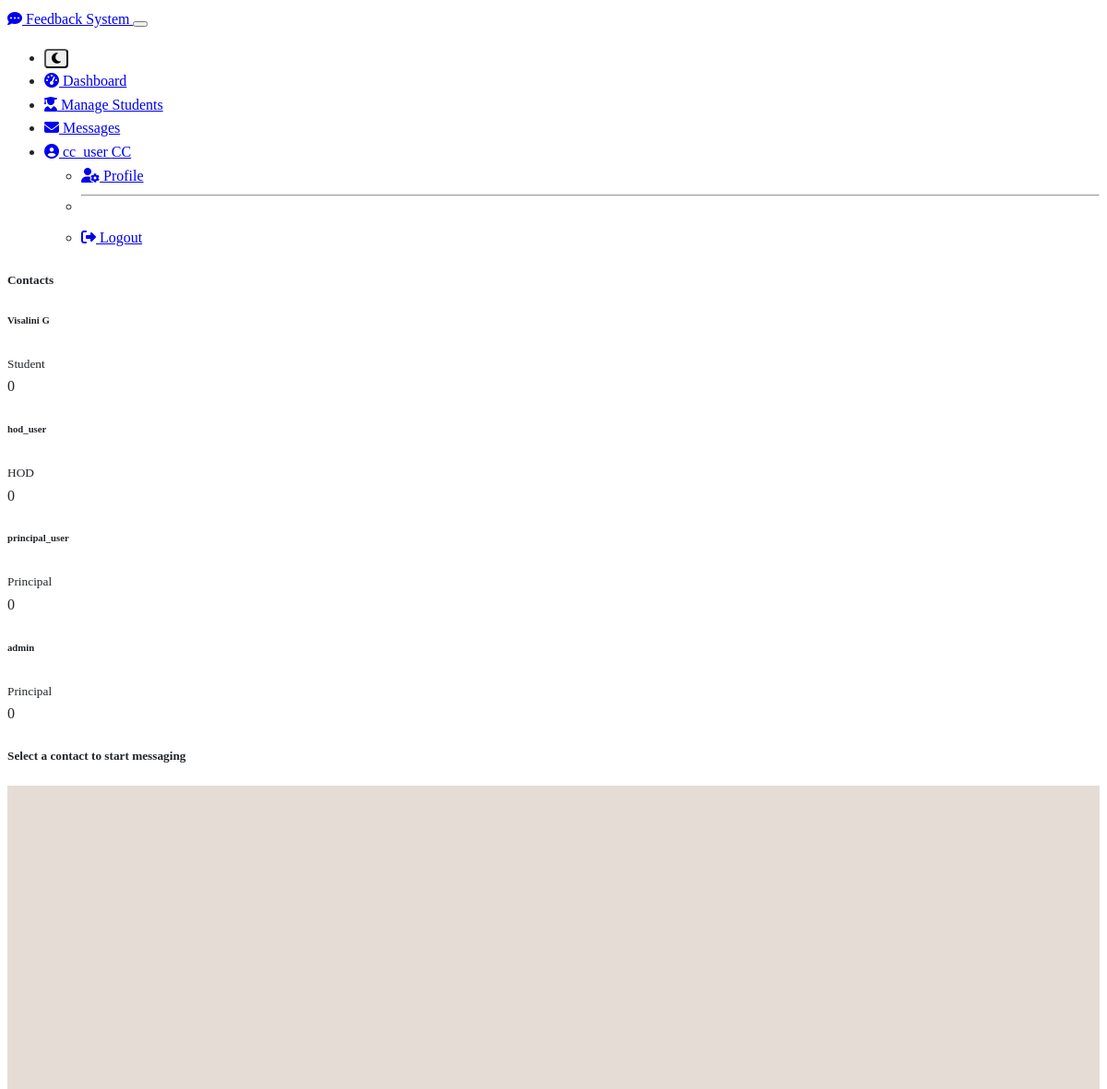
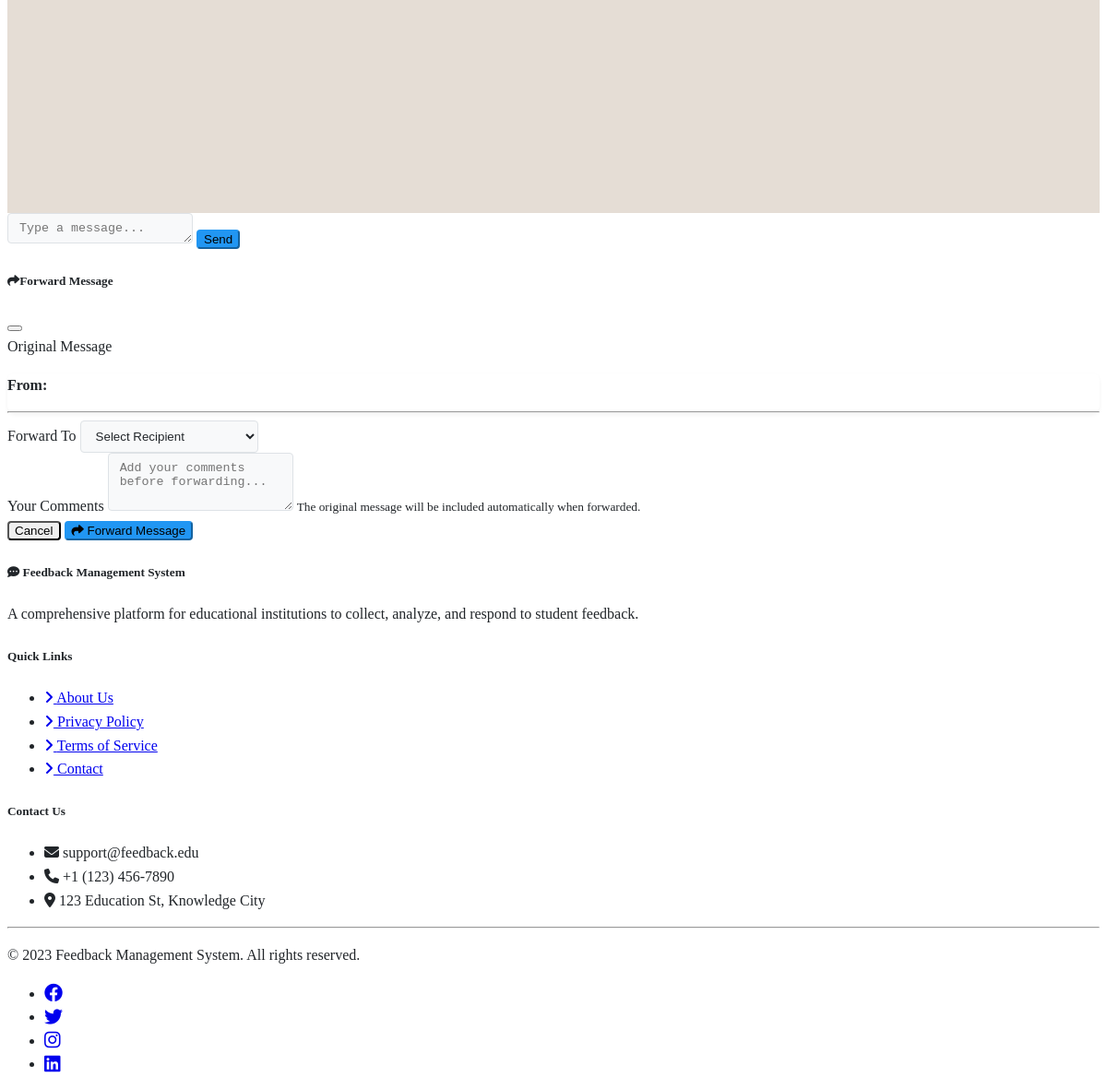
Page /direct_message (signed in) on the committed database (2 pictures, top to bottom).
### models.py (models this page shows, shortened)
class User(UserMixin, db.Model):
    __table_args__ = {'extend_existing': True}
    id = db.Column(db.Integer, primary_key=True)
    username = db.Column(db.String(64), unique=True, nullable=False)
    email = db.Column(db.String(120), unique=True, nullable=False)
    password_hash = db.Column(db.String(256), nullable=False)
    role = db.Column(db.String(20), nullable=False)
    date_joined = db.Column(db.DateTime, default=datetime.utcnow)
    roll_number = db.Column(db.String(20), unique=True, nullable=True)
    dob = db.Column(db.Date, nullable=True)
    address = db.Column(db.String(200), nullable=True)
    department = db.Column(db.String(100), nullable=True)
    submitted_feedback = db.relationship('Feedback', backref='student', lazy='dynamic',
                                         foreign_keys='Feedback.student_id')
    responses = db.relationship('Response', backref='staff', lazy='dynamic',
                                foreign_keys='Response.staff_id')
    def is_student(self):
        return self.role == ROLE_STUDENT
    def is_cc(self):
        return self.role == ROLE_CC
    def is_hod(self):
        return self.role == ROLE_HOD
    def is_principal(self):
        return self.role == ROLE_PRINCIPAL

### routes.py (the view, shortened to what this page needs)
@app.route('/direct_message', methods=['GET', 'POST'])
@login_required
def direct_message():
    received_messages = DirectMessage.query.filter_by(recipient_id=current_user.id).order_by(DirectMessage.sent_date.desc()).all()
    sent_messages = DirectMessage.query.filter_by(sender_id=current_user.id).order_by(DirectMessage.sent_date.desc()).all()
    if current_user.is_student():
        recipients = User.query.filter(
            or_(
                and_(User.role.in_([ROLE_CC, ROLE_HOD]), User.department == current_user.department),
                User.role == ROLE_PRINCIPAL  # Direct access to principal regardless of department
            )
        ).all()
    else:
        recipients = User.query.filter(
            or_(
                and_(User.role == ROLE_STUDENT, User.department == current_user.department),
                and_(User.role.in_([ROLE_CC, ROLE_HOD, ROLE_PRINCIPAL]), User.id != current_user.id)
            )
        ).all()
    return render_template('direct_messages.html',
                          received_messages=received_messages,
                          sent_messages=sent_messages,
                          recipients=recipients)

### templates/direct_messages.html (shortened to what this page needs)
{% extends 'layout.html' %}
{% block content %}
<div class="container-fluid h-100">
    <div class="row h-100">
        <div class="col-md-4 col-lg-3 border-end p-0 bg-light">
            <div class="p-3 bg-dark text-white border-bottom">
                <h5 class="mb-0">Contacts</h5>
            </div>
            <div class="contacts-list overflow-auto">
                {% for recipient in recipients %}
                <div class="contact-item p-3 border-bottom hover-bg-light {% if selected_user_id == recipient.id %}active{% endif %}"
                     onclick="loadConversation('{{ recipient.id }}', '{{ recipient.username }}')">
                    <div class="d-flex justify-content-between align-items-center">
                        <div>
                            <h6 class="mb-0 text-dark">{{ recipient.username }}</h6>
                            <small class="text-muted">
                                {% if recipient.is_student() %}
                                    <span class="badge bg-primary">Student</span>
                                {% elif recipient.is_cc() %}
                                    <span class="badge bg-info">CC</span>
                                {% elif recipient.is_hod() %}
                                    <span class="badge bg-warning">HOD</span>
                                {% elif recipient.is_principal() %}
                                    <span class="badge bg-danger">Principal</span>
                                {% endif %}
                            </small>
                        </div>
                        <div id="unread-badge-{{ recipient.id }}" class="badge bg-primary d-none">0</div>
                    </div>
                </div>
                {% endfor %}
            </div>
        </div>
        <div class="col-md-8 col-lg-9 p-0 d-flex flex-column bg-white">
            <div id="chatArea" class="flex-grow-1">
                <div class="p-3 bg-dark text-white border-bottom" id="chatHeader">
                    <h5 class="mb-0">Select a contact to start messaging</h5>
                </div>
                <div class="chat-messages p-3" id="messageContainer">
                </div>
            </div>
            <div class="message-input border-top p-3 bg-light">
                <form id="messageForm" method="POST" action="{{ url_for('direct_message') }}" class="d-flex">
                    <textarea class="form-control me-2" name="message" id="messageInput" rows="1" placeholder="Type a message..." required></textarea>
                    <button type="submit" class="btn btn-primary px-4">Send</button>
                </form>
            </div>
        </div>
    </div>
</div>
<div class="modal fade" id="forwardMessageModal" tabindex="-1">
    <div class="modal-dialog modal-lg">
        <div class="modal-content">
            <div class="modal-header">
                <h5 class="modal-title"><i class="fas fa-share me-2"></i>Forward Message</h5>
                <button type="button" class="btn-close" data-bs-dismiss="modal"></button>
            </div>
            <form action="{{ url_for('direct_message') }}" method="POST" id="forwardMessageForm">
                <div class="modal-body">
                    <div class="mb-3">
                        <label class="form-label">Original Message</label>
                        <div class="alert alert-light border">
                            <div class="d-flex justify-content-between">
                                <p class="mb-1"><strong>From: </strong></p>
                            </div>
                            <hr class="my-2">
                        </div>
                    </div>
                    <div class="mb-3">
                        <label for="forward_recipient_id" class="form-label">Forward To</label>
                        <select class="form-select" id="forward_recipient_id" name="recipient_id" required>
                            <option value="" selected disabled>Select Recipient</option>
                        </select>
                    </div>
                    <div class="mb-3">
                        <label for="forward_message" class="form-label">Your Comments</label>
                        <textarea class="form-control" id="forward_message" name="message" rows="3" required
                                  placeholder="Add your comments before forwarding..."></textarea>
                        <small class="form-text text-muted">
                            The original message will be included automatically when forwarded.
                        </small>
                    </div>
                </div>
                <div class="modal-footer">
                    <button type="button" class="btn btn-secondary" data-bs-dismiss="modal">Cancel</button>
                    <button type="submit" class="btn btn-primary">
                        <i class="fas fa-share me-1"></i> Forward Message
                    </button>
                </div>
            </form>
        </div>
    </div>
</div>
{% endblock %}

### templates/layout.html (shortened to what this page needs)
<!DOCTYPE html>
<html lang="en" data-bs-theme="dark">
<head>
    <link rel="stylesheet" href="https://cdn.replit.com/agent/bootstrap-agent-dark-theme.min.css">
    <link rel="stylesheet" href="https://cdnjs.cloudflare.com/ajax/libs/font-awesome/6.4.0/css/all.min.css">
    <link rel="stylesheet" href="{{ url_for('static', filename='css/custom.css') }}">
</head>
<body>
    <nav class="navbar navbar-expand-lg navbar-dark bg-dark mb-4">
        <div class="container">
            <a class="navbar-brand" href="{{ url_for('index') }}">
                <i class="fas fa-comment-dots me-2"></i>
                Feedback System
            </a>
            <button class="navbar-toggler" type="button" data-bs-toggle="collapse" data-bs-target="#navbarNav"
                    aria-controls="navbarNav" aria-expanded="false" aria-label="Toggle navigation">
            </button>
            <div class="collapse navbar-collapse" id="navbarNav">
                <ul class="navbar-nav ms-auto">
    <li class="nav-item">
        <button class="btn btn-link nav-link" onclick="toggleDarkMode()" id="darkModeToggle">
            <i class="fas fa-moon"></i>
        </button>
    </li>
                    {% if current_user.is_authenticated %}
                        {% if current_user.is_student() %}
                            <li class="nav-item">
                                <a class="nav-link {% if request.path == url_for('dashboard_student') %}active{% endif %}"
                                   href="{{ url_for('dashboard_student') }}">
                                    <i class="fas fa-tachometer-alt me-1"></i> Dashboard
                                </a>
                            </li>
                            <li class="nav-item">
                                <a class="nav-link {% if request.path == url_for('submit_feedback') %}active{% endif %}"
                                   href="{{ url_for('submit_feedback') }}">
                                    <i class="fas fa-star me-1"></i> Submit Feedback
                                </a>
                            </li>
                            <li class="nav-item">
                                <a class="nav-link {% if request.path == url_for('track_feedback') %}active{% endif %}"
                                   href="{{ url_for('track_feedback') }}">
                                    <i class="fas fa-chart-line me-1"></i> Track Feedback
                                </a>
                            </li>
                        {% else %}
                            <li class="nav-item">
                                <a class="nav-link {% if request.path == url_for('dashboard_staff') %}active{% endif %}"
                                   href="{{ url_for('dashboard_staff') }}">
                                    <i class="fas fa-tachometer-alt me-1"></i> Dashboard
                                </a>
                            </li>
                            {% if current_user.is_cc() %}
                                <li class="nav-item">
                                    <a class="nav-link {% if request.path == url_for('manage_students') %}active{% endif %}"
                                       href="{{ url_for('manage_students') }}">
                                        <i class="fas fa-user-graduate me-1"></i> Manage Students
                                    </a>
                                </li>
                            {% endif %}
                        {% endif %}
                        <li class="nav-item">
                            <a class="nav-link {% if request.path == url_for('direct_message') %}active{% endif %}"
                               href="{{ url_for('direct_message') }}">
                                <i class="fas fa-envelope me-1"></i> Messages
                            </a>
                        </li>
                        <li class="nav-item dropdown">
                            <a class="nav-link dropdown-toggle" href="#" id="userDropdown" role="button"
                               data-bs-toggle="dropdown" aria-expanded="false">
                                <i class="fas fa-user-circle me-1"></i>
                                {{ current_user.username }}
                                {% if current_user.is_student() %}
                                    <span class="badge bg-primary ms-1">Student</span>
                                {% elif current_user.is_cc() %}
                                    <span class="badge bg-info ms-1">CC</span>
                                {% elif current_user.is_hod() %}
                                    <span class="badge bg-warning ms-1">HOD</span>
                                {% elif current_user.is_principal() %}
                                    <span class="badge bg-danger ms-1">Principal</span>
                                {% endif %}
                            </a>
                            <ul class="dropdown-menu dropdown-menu-end" aria-labelledby="userDropdown">
                                <li><a class="dropdown-item" href="#"><i class="fas fa-user-cog me-2"></i> Profile</a></li>
                                <li><hr class="dropdown-divider"></li>
                                <li>
                                    <a class="dropdown-item" href="{{ url_for('logout') }}">
                                        <i class="fas fa-sign-out-alt me-2"></i> Logout
                                    </a>
                                </li>
                            </ul>
                        </li>
                    {% endif %}
                </ul>
            </div>
        </div>
    </nav>
    <main class="container py-4">
        {% block content %}{% endblock %}
    </main>
    <footer class="bg-dark text-light py-4 mt-5">
        <div class="container">
            <div class="row">
                <div class="col-md-6">
                    <h5><i class="fas fa-comment-dots me-2"></i> Feedback Management System</h5>
                    <p class="text-muted">
                        A comprehensive platform for educational institutions to collect,
                        analyze, and respond to student feedback.
                    </p>
                </div>
                <div class="col-md-3">
                    <h5>Quick Links</h5>
                    <ul class="list-unstyled">
                        <li><a href="#" class="text-decoration-none text-muted"><i class="fas fa-angle-right me-1"></i> About Us</a></li>
                        <li><a href="#" class="text-decoration-none text-muted"><i class="fas fa-angle-right me-1"></i> Privacy Policy</a></li>
                        <li><a href="#" class="text-decoration-none text-muted"><i class="fas fa-angle-right me-1"></i> Terms of Service</a></li>
                        <li><a href="#" class="text-decoration-none text-muted"><i class="fas fa-angle-right me-1"></i> Contact</a></li>
                    </ul>
                </div>
                <div class="col-md-3">
                    <h5>Contact Us</h5>
                    <ul class="list-unstyled">
                        <li><i class="fas fa-envelope me-2"></i> support@feedback.edu</li>
                        <li><i class="fas fa-phone me-2"></i> +1 (123) 456-7890</li>
                        <li><i class="fas fa-map-marker-alt me-2"></i> 123 Education St, Knowledge City</li>
                    </ul>
                </div>
            </div>
            <hr class="my-4">
            <div class="row">
                <div class="col-md-6">
                    <p class="mb-0">&copy; 2023 Feedback Management System. All rights reserved.</p>
                </div>
                <div class="col-md-6 text-md-end">
                    <ul class="list-inline mb-0">
                        <li class="list-inline-item"><a href="#" class="text-muted"><i class="fab fa-facebook fa-lg"></i></a></li>
                        <li class="list-inline-item"><a href="#" class="text-muted"><i class="fab fa-twitter fa-lg"></i></a></li>
                        <li class="list-inline-item"><a href="#" class="text-muted"><i class="fab fa-instagram fa-lg"></i></a></li>
                        <li class="list-inline-item"><a href="#" class="text-muted"><i class="fab fa-linkedin fa-lg"></i></a></li>
                    </ul>
                </div>
            </div>
        </div>
    </footer>
</body>
</html>

### rows in the picture
User: username "cc_user"
User: username "Visalini G", role "Student"
User: username "hod_user", role "HOD"
User: username "principal_user", role "Principal"
User: username "admin", role "Principal"
